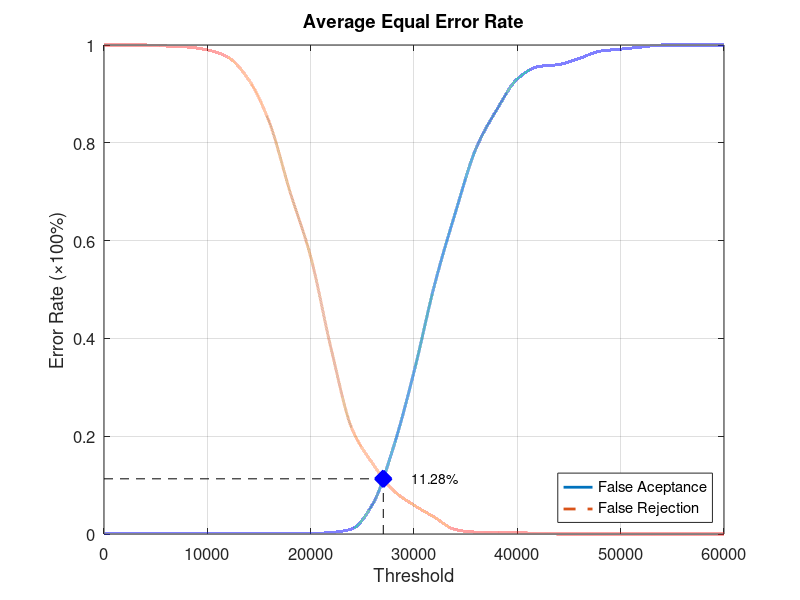
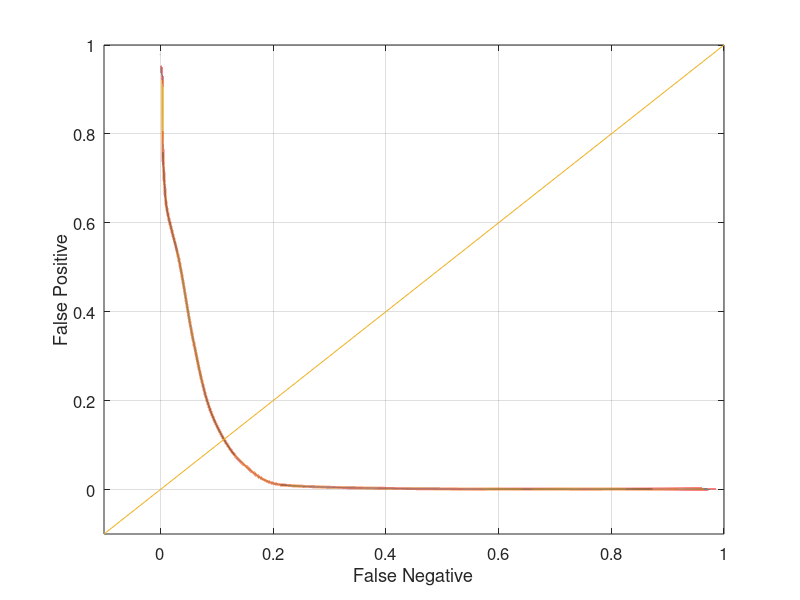

MATLAB code for these plots, in order:
function yEER = Database3Average
close all;
clear;
clc;
x = 0:2000:60000;
xq = 0:0.5:60000;

y0 = [0 0.00105263 0.00105263 0.00105263 0.00105263 0.00105263 0.00105263 0.00105263 0.00105263 0.00105263 0.00105263 0.0031579 0.0105263 0.0610526 0.176842 0.331579 0.510526 0.656842 0.788421 0.867368 0.930526 0.955789 0.96 0.972632 0.987368 0.991579 0.99579 1 1 1 1];
yy0 = interp1(x, y0, xq, 'pchip');
y1 = [1 1 1 0.998 0.996 0.99 0.975 0.929 0.842 0.7 0.567 0.377 0.215 0.144 0.089 0.059 0.034 0.009 0.004 0.004 0.003 0.001 0 0 0 0 0 0 0 0 0];
yy1 = interp1(x, y1, xq, 'pchip');

% Calculating EER: 
y2 = abs(y0 - y1);
find(y2 == min(y2))
yy2 = abs(yy0 - yy1);
xEER = find(yy2 == min(yy2));
xEERIndex = xq(xEER) % X-axis EER
yEER = yy0(xEER) % Y-axis EER

main = figure
plot(xq, yy0,'-','LineWidth', 2);	hold on
plot(xq, yy1,'--','LineWidth', 2);	hold on
plot([xEERIndex xEERIndex], [0 yEER], 'k--');	hold on
plot([0 xEERIndex], [yEER yEER], 'k--');	hold on
plot(xEERIndex, yEER, 'bx', 'LineWidth', 10);	hold on
text(xEERIndex + 10 * xEERIndex / 100, yEER, [num2str(round((10000 * yEER)) / 100) '%'])
legend('False Aceptance', 'False Rejection', 'Location', 'SouthEast')
xlabel('Threshold')
ylabel('Error Rate (\times100%)')
title('Average Equal Error Rate')
set(gca, 'FontSize', 12)
axis([0 60000 0 1])
grid on

print(main, 'Database3AverageMain', '-dpng');
FNRxFPR = figure('Color', [1 1 1]);
plot(yy1, yy0, '-', yy1, yy0, 'LineWidth', 2);
hold on
y = -0.1:0.1:1
plot(y, y); 
set(gca, 'FontSize', 12)
xlabel('False Negative')
ylabel('False Positive')
axis([-0.1 1 -0.1 1])
set(gca, 'FontSize', 12)
grid on

print(FNRxFPR, 'Database3AverageFNRxFPR','-dpng');
end
